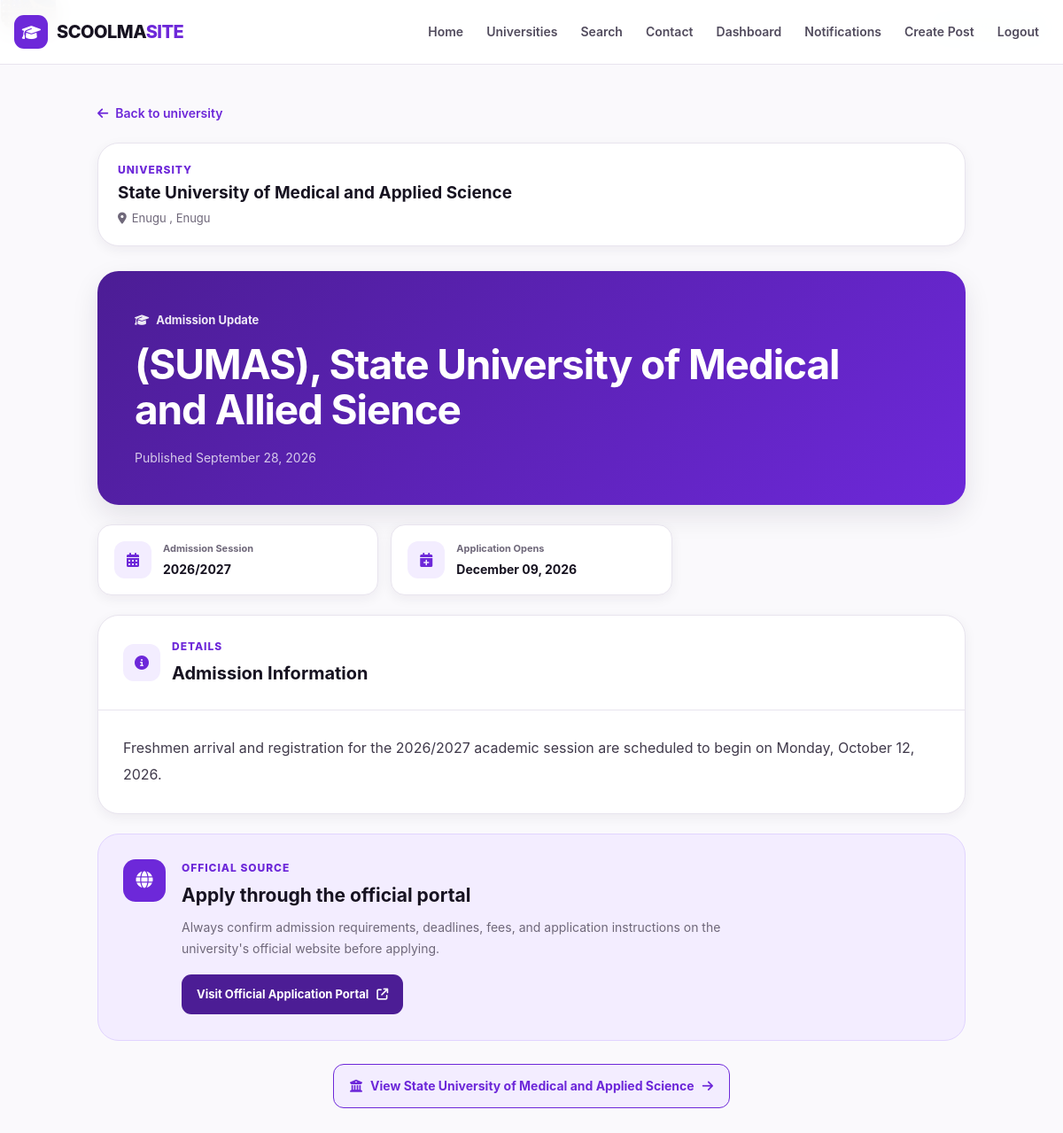
Screenshot of /admissions/sumas-state-university-of-medical-and-allied-sience/ (signed in) with the database file from the repository.
### admissions/models.py (models this page shows, shortened)
class AdmissionUpdate(models.Model):
    university = models.ForeignKey(
        "uni.University",
        on_delete=models.CASCADE,
        related_name="admission_updates"
    )
    author = models.ForeignKey(
        User,
        on_delete=models.SET_NULL,
        null=True,
        blank=True,
        related_name="admission_updates"
    )
    title = models.CharField(max_length=200)
    content = models.TextField()
    admission_session = models.CharField(
        max_length=50,
        blank=True
    )
    application_start = models.DateField(
        null=True,
        blank=True
    )
    application_deadline = models.DateField(
        null=True,
        blank=True
    )
    official_link = models.URLField(
        blank=True
    )
    is_verified = models.BooleanField(default=False)
    is_published = models.BooleanField(default=True)
    created_at = models.DateTimeField(auto_now_add=True)
    updated_at = models.DateTimeField(auto_now=True)
    slug = models.SlugField(max_length=200, unique=True, null=True)
    class Meta:
        ordering = ["-created_at"]

### uni/models.py (models this page shows, shortened)
class University(models.Model):
    name = models.CharField(max_length=200)
    short_name = models.CharField(max_length=50, blank=True)
    country = models.CharField(max_length=100, default="Nigeria")
    state = models.CharField(max_length=100, blank=True)
    city = models.CharField(max_length=100, blank=True)
    description = models.TextField(blank=True)
    logo = models.ImageField(
        upload_to="universities/logos/",
        blank=True,
        null=True
    )
    cover_image = models.ImageField(
        upload_to="universities/covers/",
        blank=True,
        null=True
    )
    website = models.URLField(blank=True)
    is_verified = models.BooleanField(default=False)
    created_at = models.DateTimeField(auto_now_add=True)
    updated_at = models.DateTimeField(auto_now=True)
    slug = models.SlugField(max_length=200, unique=True, null=True)
    class Meta:
        ordering = ["name"]

### admissions/views.py (the view)
def admission_detail(request, slug):
    admission = get_object_or_404(
        AdmissionUpdate.objects.select_related(
            "university",
            "author"
        ),
        slug=slug,
        is_published=True
    )
    return render(
        request,
        "admissions/detail.html",
        {
            "admission": admission,
        }
    )

### notifications/context_processors.py (called while the page is built)
def notification_count(request):
    if not request.user.is_authenticated:
        return {
            "unread_notification_count": 0
        }
    count = Notification.objects.filter(
        recipient=request.user,
        is_read=False
    ).count()
    return {
        "unread_notification_count": count
    }

### templates/admissions/detail.html (shortened to what this page needs)
{% extends "base.html" %}
{% load static %}
{% block page_css %}
<link rel="stylesheet" href="{% static 'css/admission-detail.css' %}"> {% endblock %}
{% block content %}
<main class="admission-page">
<div class="admission-container">
    <a
        href="{% url 'university_detail' admission.university.id %}"
        class="admission-back"
    >
        <i class="fa-solid fa-arrow-left"></i>
        Back to university
    </a>
    <section class="admission-university">
        <div class="university-brand">
            <div class="university-details">
                <span class="section-label">
                    University
                </span>
                <h2>
                    {{ admission.university.name }}
                </h2>
                {% if admission.university.city or admission.university.state %}
                    <p>
                        <i class="fa-solid fa-location-dot"></i>
                        {% if admission.university.city %}
                            {{ admission.university.city }}
                        {% endif %}
                        {% if admission.university.city and admission.university.state %}
                            ,
                        {% endif %}
                        {% if admission.university.state %}
                            {{ admission.university.state }}
                        {% endif %}
                    </p>
                {% endif %}
            </div>
        </div>
        {% if admission.is_verified %}
            <div class="verified-badge">
            </div>
        {% endif %}
    </section>
    <section class="admission-heading">
        <span class="admission-eyebrow">
            <i class="fa-solid fa-graduation-cap"></i>
            Admission Update
        </span>
        <h1>
            {{ admission.title }}
        </h1>
        <p class="published-date">
            Published {{ admission.created_at|date:"F d, Y" }}
        </p>
    </section>
    {% if admission.admission_session or admission.application_start or admission.application_deadline %}
        <section class="admission-info">
            {% if admission.admission_session %}
                <div class="info-card">
                    <div class="info-icon">
                        <i class="fa-solid fa-calendar-days"></i>
                    </div>
                    <div>
                        <span>Admission Session</span>
                        <strong>
                            {{ admission.admission_session }}
                        </strong>
                    </div>
                </div>
            {% endif %}
            {% if admission.application_start %}
                <div class="info-card">
                    <div class="info-icon">
                        <i class="fa-solid fa-calendar-plus"></i>
                    </div>
                    <div>
                        <span>Application Opens</span>
                        <strong>
                            {{ admission.application_start|date:"F d, Y" }}
                        </strong>
                    </div>
                </div>
            {% endif %}
        </section>
    {% endif %}
    <article class="admission-content">
        <div class="content-header">
            <div class="content-icon">
                <i class="fa-solid fa-circle-info"></i>
            </div>
            <div>
                <span class="section-label">
                    Details
                </span>
                <h2>
                    Admission Information
                </h2>
            </div>
        </div>
        <div class="content-body">
            {{ admission.content|linebreaks }}
        </div>
    </article>
    {% if admission.official_link %}
        <section class="official-application">
            <div class="official-icon">
                <i class="fa-solid fa-globe"></i>
            </div>
            <div class="official-content">
                <span class="section-label">
                    Official Source
                </span>
                <h2>
                    Apply through the official portal
                </h2>
                <p>
                    Always confirm admission requirements, deadlines,
                    fees, and application instructions on the university's
                    official website before applying.
                </p>
                <a
                    href="{{ admission.official_link }}"
                    target="_blank"
                    rel="noopener noreferrer"
                    class="official-button"
                >
                    Visit Official Application Portal
                    <i class="fa-solid fa-arrow-up-right-from-square"></i>
                </a>
            </div>
        </section>
    {% endif %}
    <div class="admission-actions">
        <a
            href="{% url 'university_detail' admission.university.slug %}"
            class="university-button"
        >
            <i class="fa-solid fa-building-columns"></i>
            View
            {{ admission.university.name }}
            <i class="fa-solid fa-arrow-right"></i>
        </a>
    </div>
</div>
</main>
{% endblock %}

### static/css/base.css (style rules this page uses)
:root { --purple: #6d28d9; --purple-dark: #4c1d95; --purple-deep: #32115f; --purple-soft: #f3edff; --ink: #171321; --muted: #6f687a; --white: #ffffff; --surface: #faf9fc; --border: #e8e4ee; --success: #16845b; --danger: #d63b4a; --shadow-sm: 0 4px 14px rgba(31, 20, 51, 0.06); --shadow-md: 0 12px 30px rgba(31, 20, 51, 0.10); --radius-sm: 10px; --radius-md: 16px; --radius-lg: 24px; --container: 1180px; }
* { box-sizing: border-box; margin: 0; padding: 0; }
html { scroll-behavior: smooth; }
body { min-height: 100vh; background: var(--surface); color: var(--ink); font-family: Inter, -apple-system, BlinkMacSystemFont, "Segoe UI", sans-serif; line-height: 1.6; }
a { color: inherit; text-decoration: none; }
main { min-height: 60vh; }
.verified-badge { position: absolute; top: 13px; right: 13px; display: inline-flex; align-items: center; gap: 5px; padding: 6px 9px; border-radius: 20px; background: rgba(255,255,255,0.94); color: var(--purple); font-size: 10px; font-weight: 800; box-shadow: 0 5px 14px rgba(20, 10, 40, 0.12); }

### rows the page displays
AdmissionUpdate: university.name "State University of Medical and Applied Science", university.city "Enugu", university.state "Enugu", title "(SUMAS), State University of Medical and Allied Sience", created_at "September 28, 2026", admission_session "2026/2027", application_start "December 09, 2026", content "Freshmen arrival and registration for the 2026/2027 academic session are scheduled to begin on Monday, October 12, 2026."
